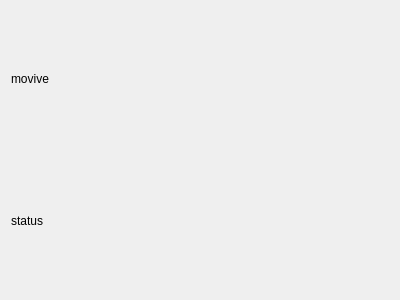
<?xml version="1.0" encoding="UTF-8"?>
<ui version="4.0">
 <class>Dialog</class>
 <widget class="QDialog" name="Dialog">
  <property name="geometry">
   <rect>
    <x>0</x>
    <y>0</y>
    <width>400</width>
    <height>300</height>
   </rect>
  </property>
  <property name="windowTitle">
   <string>Dialog</string>
  </property>
  <layout class="QGridLayout" name="gridLayout">
   <item row="0" column="0">
    <widget class="QLabel" name="moveLabel">
     <property name="text">
      <string>movive</string>
     </property>
    </widget>
   </item>
   <item row="1" column="0">
    <widget class="QLabel" name="statusLabel">
     <property name="text">
      <string>status</string>
     </property>
    </widget>
   </item>
  </layout>
 </widget>
 <resources/>
 <connections/>
</ui>
